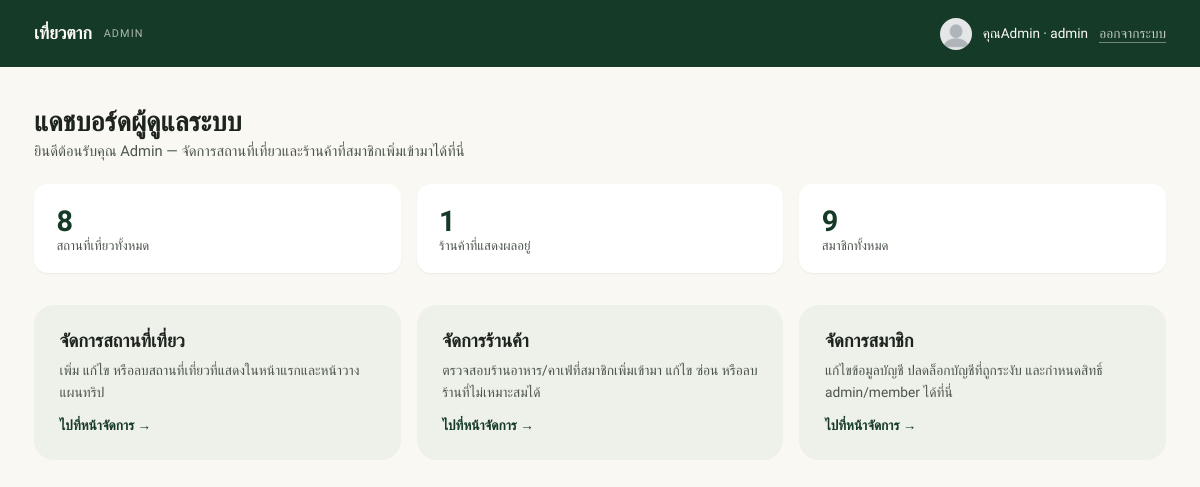
The app's page /admin.php (signed in) with its own data.
### tables this page shows
CREATE TABLE `account` (
  `id_account` int(50) NOT NULL,
  `username_account` varchar(40) DEFAULT NULL,
  `email_account` varchar(40) DEFAULT NULL,
  `password_account` varchar(97) DEFAULT NULL,
  `salt_account` varchar(256) DEFAULT NULL,
  `role_account` varchar(6) DEFAULT NULL,
  `images_account` varchar(50) DEFAULT NULL,
  `login_count_account` int(1) NOT NULL,
  `lock_account` int(1) NOT NULL,
  `ban_account` datetime DEFAULT NULL
);

### admin.php (the view, shortened to what this page needs)
<?php
require('connect.php');
$id_account = $_SESSION['id_account'];
$query_show = "SELECT * FROM account WHERE id_account = '$id_account'";
$call_back_show = mysqli_query($connect, $query_show);
$result_show = mysqli_fetch_assoc($call_back_show);
$directory = 'images_account/';
$image_name = $directory . $result_show['images_account'];
$image_account = is_file($image_name) ? ($image_name . '?' . filemtime($image_name)) : $image_name;
$count_places = mysqli_fetch_assoc(mysqli_query($connect, "SELECT COUNT(*) AS n FROM place"))['n'] ?? 0;
$count_shops_pending = mysqli_fetch_assoc(mysqli_query($connect, "SELECT COUNT(*) AS n FROM shop WHERE status_shop = 1"))['n'] ?? 0;
$count_accounts = mysqli_fetch_assoc(mysqli_query($connect, "SELECT COUNT(*) AS n FROM account"))['n'] ?? 0;
?>
<!DOCTYPE html>
<html lang="th">
<head>
</head>
<body>
<nav class="nav">
    <div class="wrap">
        <div class="logo">เที่ยวตาก<small>&nbsp;ADMIN</small></div>
        <div class="who">
            <img src="<?php echo htmlspecialchars($image_account); ?>" alt="">
            <span>คุณ<?php echo htmlspecialchars($result_show['username_account']); ?> · <?php echo htmlspecialchars($result_show['role_account']); ?></span>
            <a href="admin.php?logout=1" class="logout-link">ออกจากระบบ</a>
        </div>
    </div>
</nav>
<div class="wrap">
    <div class="page-head">
        <h1>แดชบอร์ดผู้ดูแลระบบ</h1>
        <p>ยินดีต้อนรับคุณ <?php echo htmlspecialchars($result_show['username_account']); ?> — จัดการสถานที่เที่ยวและร้านค้าที่สมาชิกเพิ่มเข้ามาได้ที่นี่</p>
    </div>
    <div class="stats">
        <div class="stat-card">
            <div class="num"><?php echo $count_places; ?></div>
            <div class="label">สถานที่เที่ยวทั้งหมด</div>
        </div>
        <div class="stat-card">
            <div class="num"><?php echo $count_shops_pending; ?></div>
            <div class="label">ร้านค้าที่แสดงผลอยู่</div>
        </div>
        <div class="stat-card">
            <div class="num"><?php echo $count_accounts; ?></div>
            <div class="label">สมาชิกทั้งหมด</div>
        </div>
    </div>
    <div class="actions">
        <a href="admin-places.php" class="action-card">
            <h2>จัดการสถานที่เที่ยว</h2>
            <p>เพิ่ม แก้ไข หรือลบสถานที่เที่ยวที่แสดงในหน้าแรกและหน้าวางแผนทริป</p>
            <span class="go">ไปที่หน้าจัดการ →</span>
        </a>
        <a href="admin-shops.php" class="action-card">
            <h2>จัดการร้านค้า</h2>
            <p>ตรวจสอบร้านอาหาร/คาเฟ่ที่สมาชิกเพิ่มเข้ามา แก้ไข ซ่อน หรือลบร้านที่ไม่เหมาะสมได้</p>
            <span class="go">ไปที่หน้าจัดการ →</span>
        </a>
        <a href="admin-members.php" class="action-card">
            <h2>จัดการสมาชิก</h2>
            <p>แก้ไขข้อมูลบัญชี ปลดล็อกบัญชีที่ถูกระงับ และกำหนดสิทธิ์ admin/member ได้ที่นี่</p>
            <span class="go">ไปที่หน้าจัดการ →</span>
        </a>
    </div>
</div>
</body>
</html>

### admin.php (style rules this page uses)
:root { --ink: #1d231d; --ink-soft: #4c554b; --cream: #faf8f3; --panel: #eef1e9; --green: #24593f; --green-deep: #163a28; --line: rgba(29,35,29,0.12); --radius: 14px; }
* { box-sizing: border-box; }
body { margin: 0; font-family: 'Prompt', sans-serif; color: var(--ink); background: var(--cream); }
a { color: inherit; }
.wrap { max-width: 1180px; margin: 0 auto; padding: 0 1.5rem; }
.nav { background: var(--green-deep); color: #fdfbf5; }
.nav .wrap { display: flex; align-items: center; justify-content: space-between; height: 4.2rem; }
.logo { font-weight: 700; font-size: 1.1rem; display: flex; align-items: center; gap: 0.5rem; }
.logo small { font-weight: 400; font-size: 0.68rem; letter-spacing: 0.1em; color: rgba(253,251,245,0.65); }
.who { display: flex; align-items: center; gap: 0.7rem; font-size: 0.85rem; }
.who img { width: 2rem; height: 2rem; border-radius: 50%; object-fit: cover; }
.logout-link { color: rgba(253,251,245,0.75); text-decoration: none; font-size: 0.85rem; border-bottom: 1px solid rgba(253,251,245,0.4); }
.page-head { padding: 2.4rem 0 1.5rem; }
.page-head h1 { margin: 0 0 0.3rem; font-size: 1.7rem; font-weight: 700; }
.page-head p { margin: 0; color: var(--ink-soft); font-size: 0.92rem; }
.stats { display: grid; grid-template-columns: repeat(3, 1fr); gap: 1rem; margin-bottom: 2rem; }
.stat-card { background: #fff; border-radius: var(--radius); padding: 1.2rem 1.4rem; box-shadow: 0 1px 2px rgba(29,35,29,0.06); }
.stat-card .num { font-size: 1.8rem; font-weight: 700; color: var(--green-deep); }
.stat-card .label { font-size: 0.82rem; color: var(--ink-soft); }
.actions { display: grid; grid-template-columns: repeat(3, 1fr); gap: 1rem; padding-bottom: 3rem; }
.action-card { background: var(--panel); border-radius: 20px; padding: 1.6rem; text-decoration: none; color: var(--ink); display: block; }
.action-card h2 { margin: 0 0 0.4rem; font-size: 1.15rem; font-weight: 700; }
.action-card p { margin: 0; font-size: 0.86rem; color: var(--ink-soft); line-height: 1.6; }
.action-card .go { display: inline-block; margin-top: 0.9rem; font-size: 0.85rem; color: var(--green-deep); font-weight: 600; }

### records on screen
account: images_account (placeholder picture), username_account "Admin", role_account "admin"

### other values on screen
$count_places "8"
$count_shops_pending "1"
$count_accounts "9"
